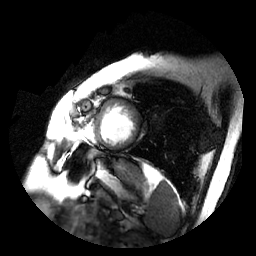
#> input picture testing_denoise/testing_image/293.png, 256 x 256 px, found by its file name; its folder holds 4 pictures in this run
$ python TotalVariation.py
#> lines starting #> are read from the running program, lines starting #| are printed output that depends on the picture
import numpy as np
from skimage import io
from skimage.restoration import denoise_tv_bregman
from matplotlib import pyplot as plt
import os

dir_name = "/home/yeonjee/lv_challenge/testing_denoise/testing_image/"
images = os.listdir(dir_name)

f, a = plt.subplots(len(images), 9, figsize=(7,7))
#var = [2, 4, 8, 16, 32]
#var = [1, 0.01, 0.001, 0.0001, 0.000001]
#var = [True, False, True, False, True]i
var1 = [0.1, 1, 2, 4]
var2 = [0.04, 0.01]

#title = "weight_"+str(var[0])+"_"+str(var[1])+"_"+str(var[2])+"_"+str(var[3])+"_"+str(var[4])
title = "test"
f.suptitle(title)

for i, imname in enumerate(images):
  showimg = []
  #img = cv2.imread(dir_name+imname)
  #img, img_header = load(dir_name+imname)
  img = io.imread(dir_name+imname)
#> img is the input picture: shape (256, 256); min 0, max 255, mean 51.6
  print(img.shape)
#| (256, 256)
  print(type(img))
#| <class 'numpy.ndarray'>
  showimg.append(img)

  # [17 lines of commented-out code are left out]

  dst1 = denoise_tv_bregman(img, weight=var1[0], eps=var2[0], isotropic=False)
  dst2 = denoise_tv_bregman(img, weight=var1[1], eps=var2[0], isotropic=False)
  dst3 = denoise_tv_bregman(img, weight=var1[2], eps=var2[0], isotropic=False)
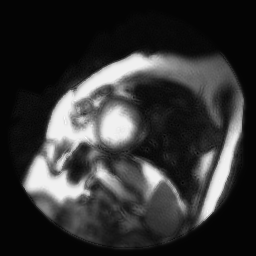
#> dst3: shape (256, 256) float64; min -0.0208, max 1.06, mean 0.202; drawn with min black and max white
  dst4 = denoise_tv_bregman(img, weight=var1[3], eps=var2[0], isotropic=False)
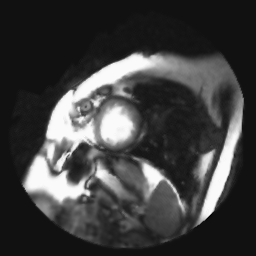
#> dst4: shape (256, 256) float64; min -0.074, max 1.02, mean 0.202; drawn with min black and max white
  dst5 = denoise_tv_bregman(img, weight=var1[0], eps=var2[1], isotropic=False)
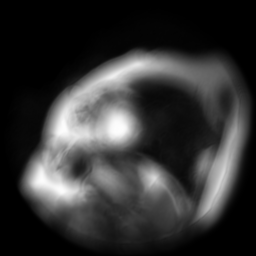
#> dst5: shape (256, 256) float64; min 0, max 0.996, mean 0.202
  dst6 = denoise_tv_bregman(img, weight=var1[1], eps=var2[1], isotropic=False)
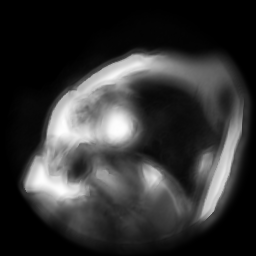
#> dst6: shape (256, 256) float64; min 0, max 0.997, mean 0.203
  dst7 = denoise_tv_bregman(img, weight=var1[2], eps=var2[1], isotropic=False)
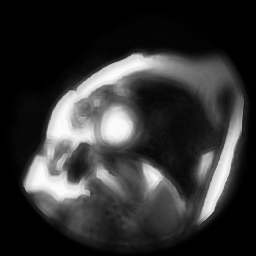
#> dst7: shape (256, 256) float64; min 0, max 1.01, mean 0.203; drawn with min black and max white
  dst8 = denoise_tv_bregman(img, weight=var1[3], eps=var2[1], isotropic=False)
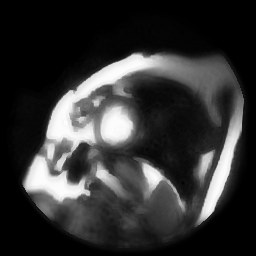
#> dst8: shape (256, 256) float64; min -7.86e-05, max 1.01, mean 0.203; drawn with min black and max white

  showimg.append(dst1)
  showimg.append(dst2)
  showimg.append(dst3)
  showimg.append(dst4)
  showimg.append(dst5)
  showimg.append(dst6)
  showimg.append(dst7)
  showimg.append(dst8)

  for j in range(9):
    a[i][j].imshow(showimg[j], cmap="gray")
    a[i][j].set_xticks(()); a[i][j].set_yticks(());
#> pass 2 of the loop `for i, imname in enumerate(images):`:
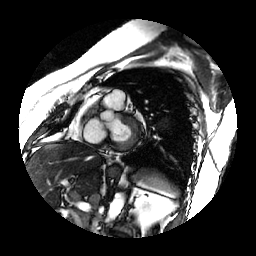
#> input picture testing_denoise/testing_image/543.png, 256 x 256 px, found by its file name
#> img is the input picture: shape (256, 256); min 0, max 255, mean 64.4
#| (256, 256)
#| <class 'numpy.ndarray'>
#> `dst6 = denoise_tv_bregman(img, weight=var1[1], eps=var2[1], isotropic=..`:
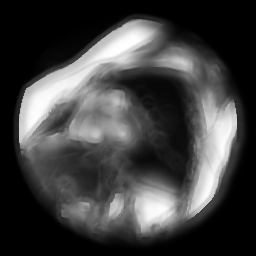
#> dst6: shape (256, 256) float64; min 0, max 1, mean 0.254
#> `dst8 = denoise_tv_bregman(img, weight=var1[3], eps=var2[1], isotropic=..`:
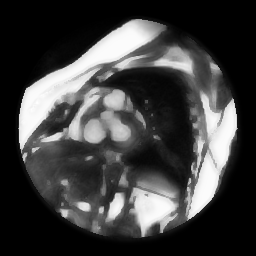
#> dst8: shape (256, 256) float64; min -0.00067, max 1.02, mean 0.253; drawn with min black and max white
#> pass 3 of the loop `for i, imname in enumerate(images):`:
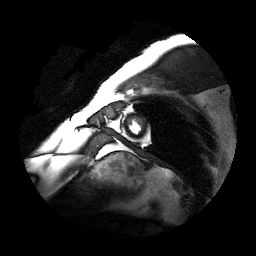
#> input picture testing_denoise/testing_image/612.png, 256 x 256 px, found by its file name
#> img is the input picture: shape (256, 256); min 0, max 255, mean 35.5
#| (256, 256)
#| <class 'numpy.ndarray'>
#> `dst5 = denoise_tv_bregman(img, weight=var1[0], eps=var2[1], isotropic=..`:
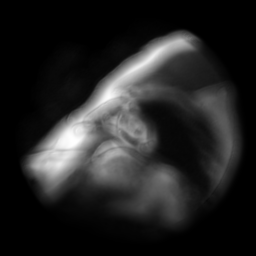
#> dst5: shape (256, 256) float64; min -0.000163, max 0.998, mean 0.139; drawn with min black and max white
#> `dst8 = denoise_tv_bregman(img, weight=var1[3], eps=var2[1], isotropic=..`:
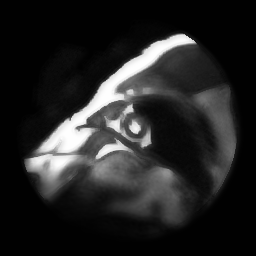
#> dst8: shape (256, 256) float64; min -0.00518, max 1, mean 0.14; drawn with min black and max white
#> the loop made 4 passes; the first 3 are shown

plt.show()
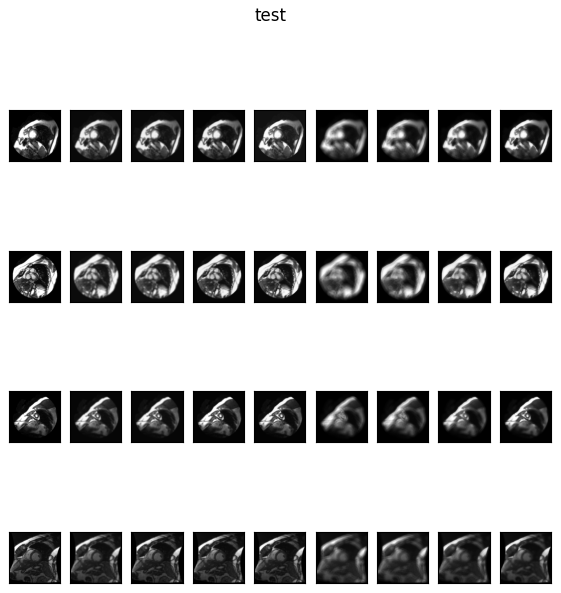
#> figure drawn by matplotlib, 36 panels
f.savefig("./result/find_parameter/"+"TotalVariation_"+title+".png")
